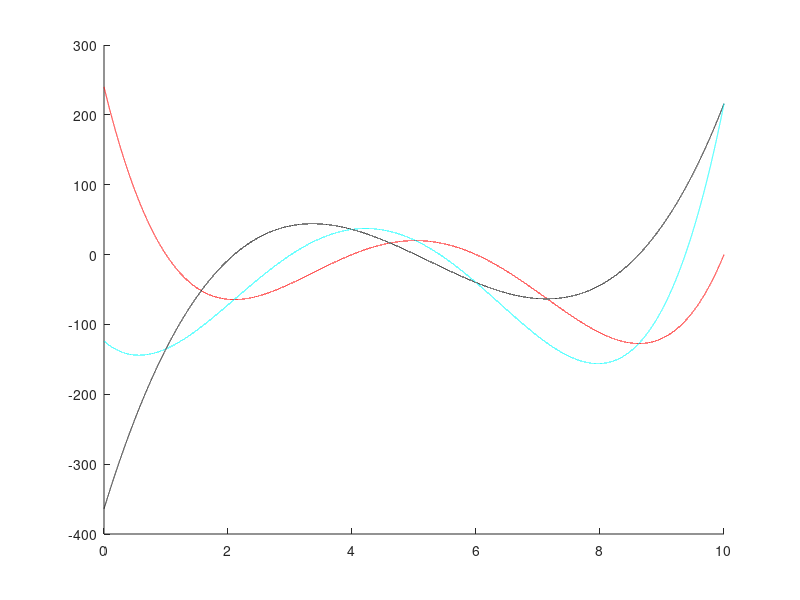
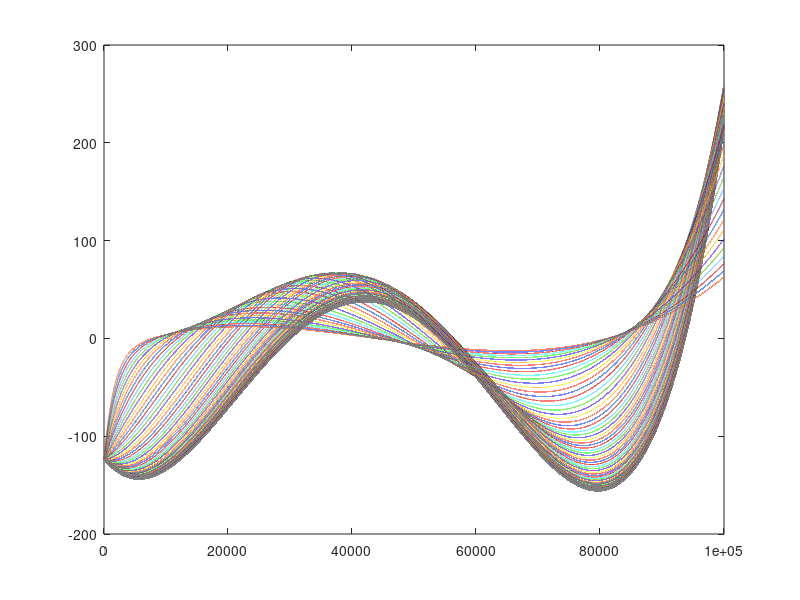
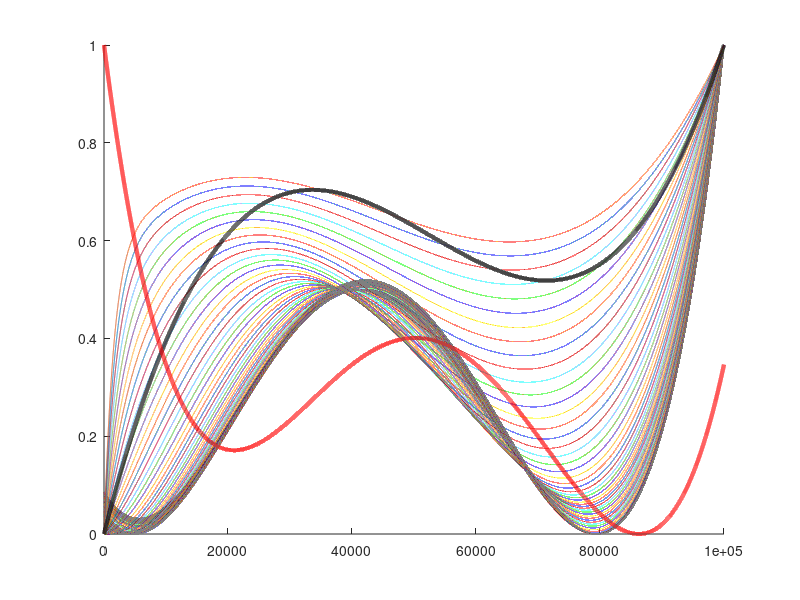

These figures' MATLAB source, in order:
dt = 0.0001;
T = 10;
t = 0:dt:(T-dt);
fs = 1/dt;

% Use 5th order poly
l = poly([1 10 4 6]);
dl = polyder(l);
alpha = 1
sig = polyval(l,t) + alpha*polyval(dl,t);

figure; hold all;
  plot(t,polyval(l,t),'r');
  plot(t,polyval(dl,t),'k');
  plot(t,sig,'c');

N = 100;
fc = logspace(-5,0,N);
filtsig = zeros(numel(t),N);
for i=1:numel(fc)
  [b,a] = butter(1,2*fc(i)/fs,'high');
  filtsig(:,i) = filter(b,a,sig);
end

figure;
  plot(filtsig);


figure; hold all;
  plot(normalize(filtsig,'range'));
  plot(normalize(polyval(dl,t),'range'),'k','LineWidth',3);
  plot(normalize(polyval(l,t),'range'),'r','LineWidth',3);


